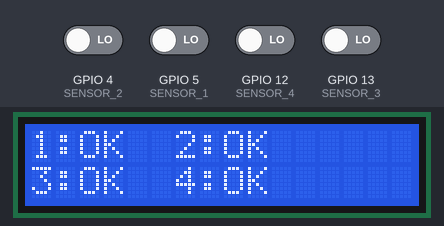
This sketch was run on a simulated ESP8266 (NodeMCU). On the bench: 16×2 character LCD. The inputs (shaded band) are chosen by the test bench; at power-on: GPIO 4 (SENSOR_2), GPIO 5 (SENSOR_1), GPIO 12 (SENSOR_4), GPIO 13 (SENSOR_3) LOW. What the sketch prints to the serial monitor is not drawn.

Above: at 1.2 s.
1.3 s: GPIO 4 (SENSOR_2) driven HIGH
At 3.2 s:
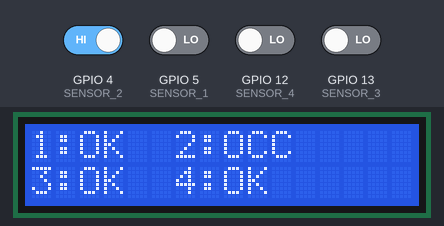
3.6 s: GPIO 5 (SENSOR_1) driven HIGH
At 5.3 s:
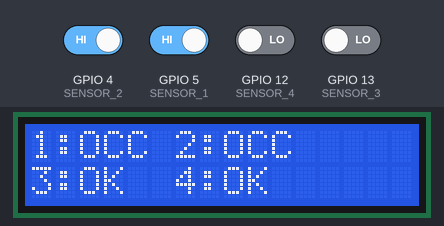
5.7 s: GPIO 12 (SENSOR_4) driven HIGH
At 7.4 s:
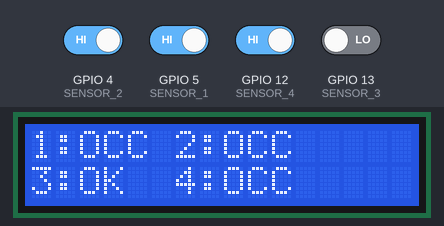
7.7 s: GPIO 13 (SENSOR_3) driven HIGH
At 9.5 s:
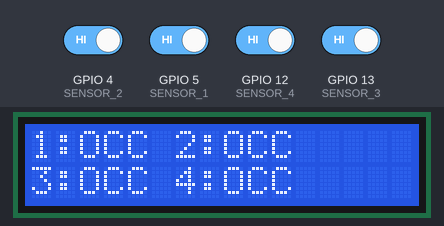
9.8 s: GPIO 4 (SENSOR_2) driven LOW
At 11.5 s:
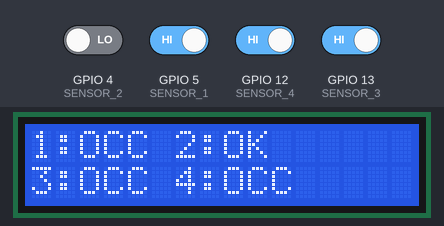
11.8 s: GPIO 5 (SENSOR_1) driven LOW
At 13.8 s:
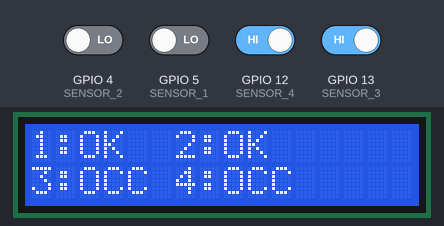
Timing chart, 0 to 14.8 s (numbered marks = the images above; inputs shaded):
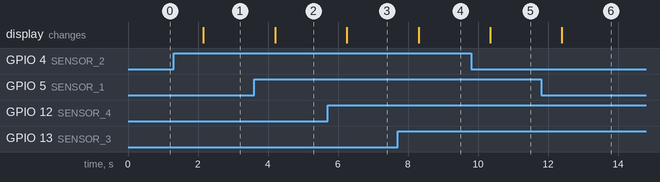

Measured:
- after the input at 1.3 s, the display: changes after 0.85 s (image 1)
- after the input at 3.6 s, the display: changes after 0.60 s (image 2)
- after the input at 5.7 s, the display: changes after 0.55 s (image 3)
- after the input at 7.7 s, the display: changes after 0.60 s (image 4)
- after the input at 9.8 s, the display: changes after 0.55 s (image 5)
- after the input at 11.8 s, the display: changes after 0.60 s (image 6)

The sketch:

esp8266code.ino
```cpp
#include <ESP8266WiFi.h>
#include <ESP8266WebServer.h>
#include <Wire.h>
#include <LiquidCrystal_I2C.h>

const char* ssid = "Parking System";
const char* password = "12345678";

ESP8266WebServer server(80);

#define SENSOR_1 5
#define SENSOR_2 4
#define SENSOR_3 13
#define SENSOR_4 12

LiquidCrystal_I2C lcd(0x27, 16, 2);

void handleStatus() {
  String json = "{";
  json += "\"sensor_1\":\"" + String(digitalRead(SENSOR_1) ? "occupied" : "OK") + "\",";
  json += "\"sensor_2\":\"" + String(digitalRead(SENSOR_2) ? "occupied" : "OK") + "\",";
  json += "\"sensor_3\":\"" + String(digitalRead(SENSOR_3) ? "occupied" : "OK") + "\",";
  json += "\"sensor_4\":\"" + String(digitalRead(SENSOR_4) ? "occupied" : "OK") + "\"";
  json += "}";
  server.send(200, "application/json", json);
}

void setup() {
  Serial.begin(115200);
  WiFi.softAP(ssid, password);
  Serial.println("SoftAP Started");
  Serial.println(WiFi.softAPIP());

  pinMode(SENSOR_1, INPUT);
  pinMode(SENSOR_2, INPUT);
  pinMode(SENSOR_3, INPUT);
  pinMode(SENSOR_4, INPUT);

  Wire.begin(0, 2);
  lcd.init();
  lcd.backlight();
  lcd.clear();
  lcd.setCursor(0, 0);
  lcd.print("System Ready");

  server.on("/status", handleStatus);
  server.begin();
}

void loop() {
  server.handleClient();

  bool s1 = digitalRead(SENSOR_1);
  bool s2 = digitalRead(SENSOR_2);
  bool s3 = digitalRead(SENSOR_3);
  bool s4 = digitalRead(SENSOR_4);

  lcd.clear();
  lcd.setCursor(0, 0);
  lcd.print("1:");
  lcd.print(s1 ? "OCC" : "OK ");
  lcd.print(" 2:");
  lcd.print(s2 ? "OCC" : "OK ");

  lcd.setCursor(0, 1);
  lcd.print("3:");
  lcd.print(s3 ? "OCC" : "OK ");
  lcd.print(" 4:");
  lcd.print(s4 ? "OCC" : "OK ");

  delay(1000);
}
```
